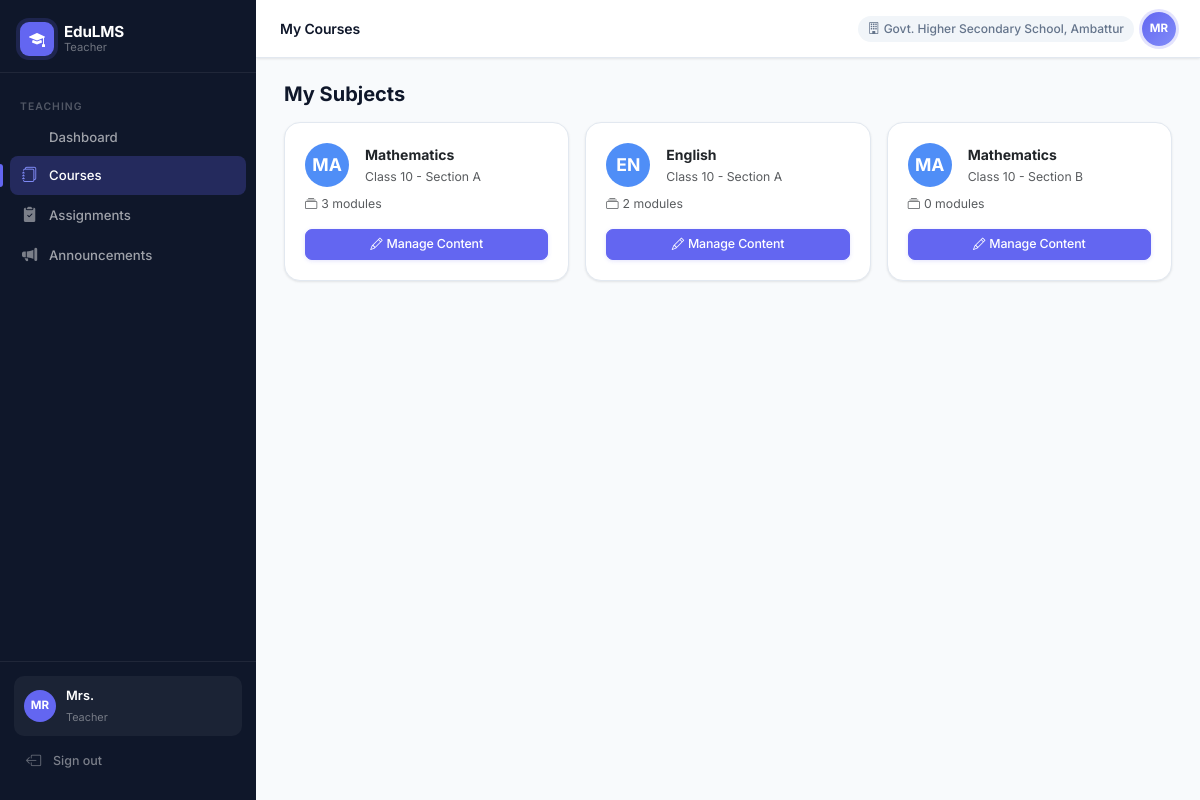
The app's page /teacher/courses (signed in) with its own data.
### app/models/user.py (models this page shows, shortened)
class User(UserMixin, db.Model):
    __tablename__ = 'users'
    id = db.Column(db.Integer, primary_key=True)
    username = db.Column(db.String(80), unique=True, nullable=False)
    password_hash = db.Column(db.String(256), nullable=False)
    full_name = db.Column(db.String(120), nullable=False)
    email = db.Column(db.String(120))
    phone = db.Column(db.String(20))
    role = db.Column(db.String(30), nullable=False)  # super_admin, district_admin, block_admin, school_admin, teacher, student, parent
    district_id = db.Column(db.Integer, db.ForeignKey('districts.id'), nullable=True)
    block_id = db.Column(db.Integer, db.ForeignKey('blocks.id'), nullable=True)
    school_id = db.Column(db.Integer, db.ForeignKey('schools.id'), nullable=True)
    is_active = db.Column(db.Boolean, default=True)
    created_at = db.Column(db.DateTime, default=datetime.utcnow)
    district = db.relationship('District', foreign_keys=[district_id])
    block = db.relationship('Block', foreign_keys=[block_id])
    school = db.relationship('School', foreign_keys=[school_id])

### app/models/hierarchy.py (models this page shows)
class School(db.Model):
    __tablename__ = 'schools'
    id = db.Column(db.Integer, primary_key=True)
    name = db.Column(db.String(120), nullable=False)
    block_id = db.Column(db.Integer, db.ForeignKey('blocks.id'), nullable=False)
    district_id = db.Column(db.Integer, db.ForeignKey('districts.id'), nullable=False)
    is_active = db.Column(db.Boolean, default=True)
    created_at = db.Column(db.DateTime, default=datetime.utcnow)

### app/models/academic.py (models this page shows)
class Subject(db.Model):
    __tablename__ = 'subjects'
    id = db.Column(db.Integer, primary_key=True)
    name = db.Column(db.String(100), nullable=False)
    class_id = db.Column(db.Integer, db.ForeignKey('classes.id'), nullable=False)
    school_id = db.Column(db.Integer, db.ForeignKey('schools.id'), nullable=False)
    block_id = db.Column(db.Integer, db.ForeignKey('blocks.id'), nullable=False)
    district_id = db.Column(db.Integer, db.ForeignKey('districts.id'), nullable=False)
    is_active = db.Column(db.Boolean, default=True)
    modules = db.relationship('Module', backref='subject', lazy=True, order_by='Module.order')

class Class(db.Model):
    __tablename__ = 'classes'
    id = db.Column(db.Integer, primary_key=True)
    name = db.Column(db.String(100), nullable=False)
    academic_year = db.Column(db.String(20), nullable=False, default='2024-25')
    school_id = db.Column(db.Integer, db.ForeignKey('schools.id'), nullable=False)
    block_id = db.Column(db.Integer, db.ForeignKey('blocks.id'), nullable=False)
    district_id = db.Column(db.Integer, db.ForeignKey('districts.id'), nullable=False)
    is_active = db.Column(db.Boolean, default=True)
    school = db.relationship('School', backref='classes')
    subjects = db.relationship('Subject', backref='class_ref', lazy=True)

### app/routes/teacher.py (the view)
@teacher_bp.route('/courses')
@login_required
@require_role('teacher')
def courses():
    ct = ClassTeacher.query.filter_by(teacher_id=current_user.id).all()
    subject_ids = list({x.subject_id for x in ct})
    subjects = Subject.query.filter(Subject.id.in_(subject_ids), Subject.is_active == True).all()
    return render_template('teacher/courses.html', subjects=subjects)

### app/models/user.py (called while the page is built)
@login_manager.user_loader
def load_user(user_id):
    return User.query.get(int(user_id))

### app/services/rbac.py (called while the page is built)
def require_role(*roles):
    def decorator(f):
        @wraps(f)
        def decorated_function(*args, **kwargs):
            if not current_user.is_authenticated:
                return redirect(url_for('auth.login'))
            if current_user.role not in roles:
                abort(403)
            return f(*args, **kwargs)
        return decorated_function
    return decorator

### app/templates/teacher/courses.html (shortened to what this page needs)
{% extends "base.html" %}
{% block page_title %}My Courses{% endblock %}
{% block content %}
<h5 class="fw-bold mb-3">My Subjects</h5>
<div class="row g-3">
{% for s in subjects %}
<div class="col-md-4">
    <div class="card h-100">
        <div class="card-body">
            <div class="d-flex align-items-center mb-2">
                <div class="rounded-circle me-3 d-flex align-items-center justify-content-center text-white fw-bold" style="width:44px;height:44px;background:#4f8ef7;font-size:1.1rem;">{{ s.name[:2].upper() }}</div>
                <div>
                    <div class="fw-bold">{{ s.name }}</div>
                    <small class="text-muted">{{ s.class_ref.name }}</small>
                </div>
            </div>
            <div class="text-muted small mb-3"><i class="bi bi-collection me-1"></i>{{ s.modules|selectattr('is_active')|list|length }} modules</div>
            <a href="{{ url_for('teacher.course_topics', subject_id=s.id) }}" class="btn btn-primary btn-sm w-100"><i class="bi bi-pencil me-1"></i>Manage Content</a>
        </div>
    </div>
</div>
{% else %}
<div class="col-12"><div class="card"><div class="card-body text-center text-muted py-5">
    <i class="bi bi-journals fs-1 d-block mb-2"></i>No subjects assigned to you yet. Contact your school admin.
</div></div></div>
{% endfor %}
</div>
{% endblock %}

### app/templates/base.html (shortened to what this page needs)
<!DOCTYPE html>
<html lang="en">
<head>
    <link href="https://cdn.jsdelivr.net/npm/bootstrap@5.3.2/dist/css/bootstrap.min.css" rel="stylesheet">
    <link href="https://cdn.jsdelivr.net/npm/bootstrap-icons@1.11.3/font/bootstrap-icons.css" rel="stylesheet">
</head>
<body>
{% if current_user.is_authenticated %}
<nav id="sidebar">
    <div class="sidebar-brand">
        <div class="sidebar-brand-icon"><i class="bi bi-mortarboard-fill"></i></div>
        <div class="sidebar-brand-text">
            <strong>EduLMS</strong>
            <span>{{ current_user.role.replace('_',' ').title() }}</span>
        </div>
    </div>
    <div class="sidebar-nav">
    {% if current_user.role in ['super_admin','district_admin','block_admin','school_admin'] %}
        <div class="nav-section">Administration</div>
        <a href="{{ url_for('admin.dashboard') }}" class="nav-link {% if request.endpoint == 'admin.dashboard' %}active{% endif %}">
            <i class="bi bi-squares"></i> Dashboard
        </a>
        {% if current_user.role == 'super_admin' %}
        <a href="{{ url_for('admin.districts') }}" class="nav-link {% if request.endpoint == 'admin.districts' %}active{% endif %}">
            <i class="bi bi-map"></i> Districts
        </a>
        <a href="{{ url_for('admin.blocks') }}" class="nav-link {% if request.endpoint == 'admin.blocks' %}active{% endif %}">
            <i class="bi bi-geo-alt"></i> Blocks
        </a>
        {% endif %}
        {% if current_user.role in ['super_admin','district_admin','block_admin'] %}
        <a href="{{ url_for('admin.schools') }}" class="nav-link {% if request.endpoint == 'admin.schools' %}active{% endif %}">
            <i class="bi bi-building-fill"></i> Schools
        </a>
        {% endif %}
        <a href="{{ url_for('admin.users') }}" class="nav-link {% if request.endpoint == 'admin.users' %}active{% endif %}">
            <i class="bi bi-people-fill"></i> Users
        </a>
        <a href="{{ url_for('admin.classes') }}" class="nav-link {% if request.endpoint == 'admin.classes' %}active{% endif %}">
            <i class="bi bi-collection-fill"></i> Classes
        </a>
        <a href="{{ url_for('admin.subjects') }}" class="nav-link {% if request.endpoint == 'admin.subjects' %}active{% endif %}">
            <i class="bi bi-book-fill"></i> Subjects
        </a>
    {% elif current_user.role == 'teacher' %}
        <div class="nav-section">Teaching</div>
        <a href="{{ url_for('teacher.dashboard') }}" class="nav-link {% if request.endpoint == 'teacher.dashboard' %}active{% endif %}">
             Dashboard
        </a>
        <a href="{{ url_for('teacher.courses') }}" class="nav-link {% if request.endpoint and 'course' in request.endpoint %}active{% endif %}">
            <i class="bi bi-journals"></i> Courses
        </a>
        <a href="{{ url_for('teacher.assignments') }}" class="nav-link {% if request.endpoint and 'assignment' in request.endpoint %}active{% endif %}">
            <i class="bi bi-clipboard2-check-fill"></i> Assignments
        </a>
        <a href="{{ url_for('teacher.announcements') }}" class="nav-link {% if request.endpoint == 'teacher.announcements' %}active{% endif %}">
            <i class="bi bi-megaphone-fill"></i> Announcements
        </a>
    {% endif %}
    </div>
    <div class="sidebar-footer">
        <div class="sidebar-user">
            <div class="sidebar-avatar">{{ current_user.full_name[:2].upper() }}</div>
            <div class="sidebar-user-info">
                <strong>{{ current_user.full_name.split()[0] }}</strong>
                <span>{{ current_user.role.replace('_',' ').title() }}</span>
            </div>
        </div>
        <a href="{{ url_for('auth.logout') }}" class="nav-link" style="color:rgba(255,255,255,.45);font-size:.78rem;">
            <i class="bi bi-box-arrow-left"></i> Sign out
        </a>
    </div>
</nav>
<div id="main">
    <div id="topbar">
        <div class="d-flex align-items-center gap-3">
            <span class="topbar-title">{% block page_title %}{% endblock %}</span>
        </div>
        <div class="d-flex align-items-center gap-2">
            {% if current_user.school %}
            <span class="topbar-school d-none d-md-block">
                <i class="bi bi-building me-1"></i>{{ current_user.school.name }}
            </span>
            {% endif %}
            <div class="topbar-avatar">{{ current_user.full_name[:2].upper() }}</div>
        </div>
    </div>
    <div class="page-content">
        {% block content %}{% endblock %}
    </div>
</div>
{% else %}
{% block auth_content %}{% endblock %}
{% endif %}
</body>
</html>

### records on screen
User: role.replace "Teacher", full_name "MR", full_name "Mrs."
School: school.name "Govt. Higher Secondary School, Ambattur"
Subject: name "MA", name "Mathematics", class_ref.name "Class 10 - Section A", modules|selectattr "3"
Subject: name "EN", name "English", class_ref.name "Class 10 - Section A", modules|selectattr "2"
Subject: name "MA", name "Mathematics", class_ref.name "Class 10 - Section B", modules|selectattr "0"
